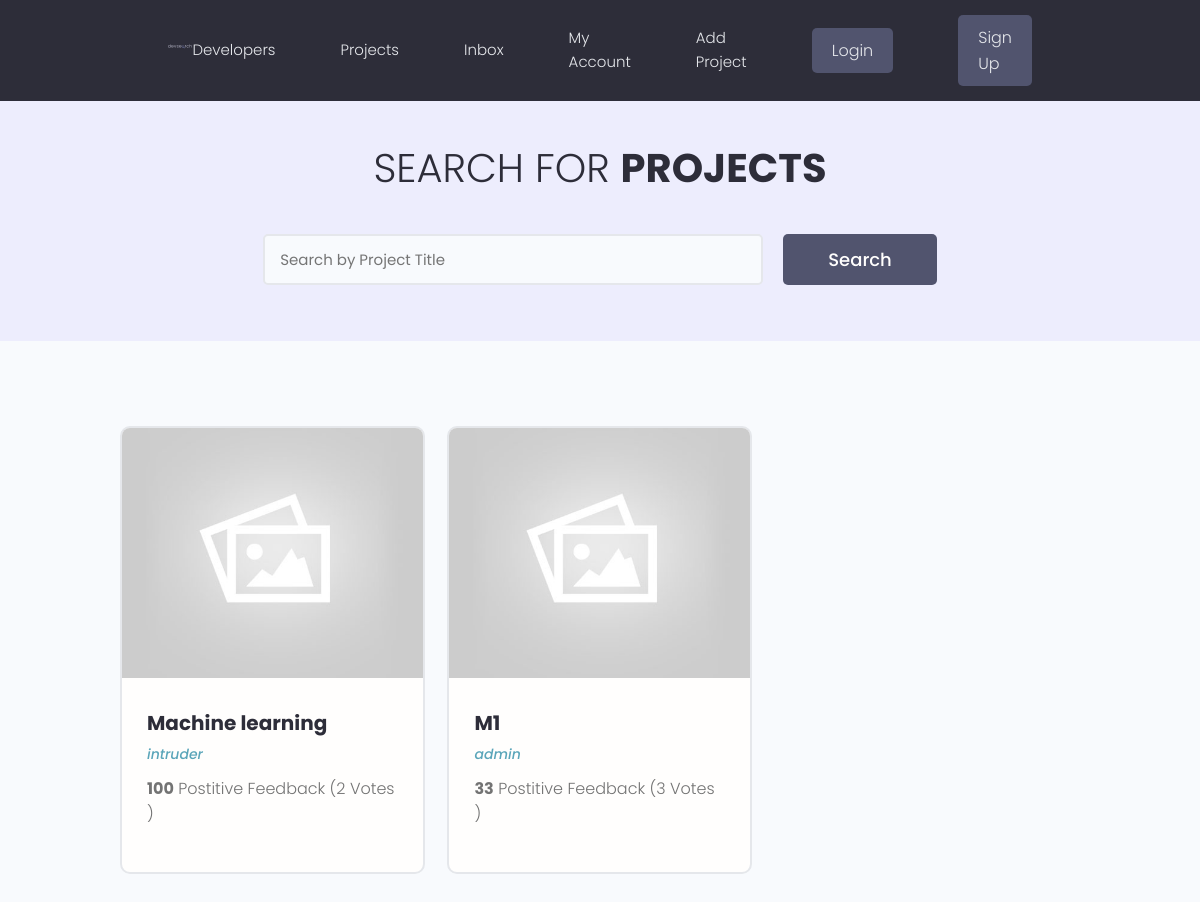
The page / on the database its author committed.
### projects/models.py (models this page shows, shortened)
class Project(models.Model):
    owner=models.ForeignKey(Account,null=True,blank=True,on_delete=models.SET_NULL)
    title = models.CharField(max_length=200)
    description = models.TextField(null=True, blank=True)
    featured_image = models.ImageField(
        null=True, blank=True, default="default.jpg")
    demo_link = models.CharField(max_length=2000, null=True, blank=True)
    source_link = models.CharField(max_length=2000, null=True, blank=True)
    tags = models.ManyToManyField('Tag', blank=True)                          #HERE "TAG " is used not Tag only as the other model defined is below it
    vote_total = models.IntegerField(default=0, null=True, blank=True)
    vote_ratio = models.IntegerField(default=0, null=True, blank=True)
    created = models.DateTimeField(auto_now_add=True)
    id = models.UUIDField(default=uuid.uuid4, unique=True,
                          primary_key=True, editable=False)
    class Meta:
        ordering=['-vote_ratio','-vote_total','title']

### Accounts/models.py (models this page shows, shortened)
class Account(AbstractBaseUser,PermissionsMixin):
    email=models.EmailField(verbose_name='email',max_length=60,unique=True)
    name=models.CharField(max_length=30,unique=False)
    last_login=models.DateTimeField(verbose_name='last login' ,auto_now=True)
    is_admin=models.BooleanField(default=False)
    is_active=models.BooleanField(default=True)
    is_staff=models.BooleanField(default=False)
    is_superuser=models.BooleanField(default=False)
    email_confirmed=models.BooleanField(default=False)
    phone=PhoneNumberField(null=True,blank=True,unique=False,validators=[phone_regex])
    created= models.DateTimeField(verbose_name='created', auto_now_add=True)
    location = models.CharField(max_length=200, blank=True, null=True)
    short_intro = models.CharField(max_length=200, blank=True, null=True)
    bio = models.TextField(blank=True, null=True)
    profile_image = models.ImageField(
        null=True, blank=True, upload_to='profiles/', default="profiles/user-default.png")
    social_github = models.CharField(max_length=200, blank=True, null=True)
    social_twitter = models.CharField(max_length=200, blank=True, null=True)
    social_linkedin = models.CharField(max_length=200, blank=True, null=True)
    social_youtube = models.CharField(max_length=200, blank=True, null=True)
    social_website = models.CharField(max_length=200, blank=True, null=True)
    id = models.UUIDField(default=uuid.uuid4, unique=True,
                          primary_key=True, editable=False)
    objects=MyaccountManager()
    USERNAME_FIELD='email'
    REQUIRED_FIELDS=["name"]
    def __str__(self):
        return str(f'  {self.name}  ')

### projects/views.py (the view)
# urls.py: path('',include('projects.urls')),
def projects(request):
    projects, search_query = searchProjects(request)
    context = {'projects': projects,
               'search_query': search_query}
    return render(request,'project.html',context)

### projects/utils.py (called while the page is built)
def searchProjects(request):
    search_query = ''
    if request.GET.get('search_query'):
        search_query = request.GET.get('search_query')
    tags = Tag.objects.filter(name__icontains=search_query)
    projects = Project.objects.distinct().filter(
        Q(title__icontains=search_query) |
        Q(description__icontains=search_query) |
        Q(owner__name__icontains=search_query) |
        Q(tags__in=tags)
    )
    return projects, search_query

### templates/project.html (shortened to what this page needs)
{% extends 'main.html' %}
{% block content%}
            <main class="projects">
                <section class="hero-section text-center">
                <div class="container container--narrow">
                    <div class="hero-section__box">
                    <h2>Search for <span>Projects</span></h2>
                    </div>
                    <div class="hero-section__search">
                    <form class="form" action="#" method="get">
                        <div class="form__field">
                        <input class="input input--text" id="formInput#search" type="text" name="search_query"  value="{{search_query}}"
                            placeholder="Search by Project Title" />
                        </div>
                        <input class="btn btn--sub btn--lg" type="submit" value="Search" />
                    </form>
                    </div>
                </div>
                </section>
                <section class="projectsList">
                <div class="container">
                    <div class="grid grid--three">
                    {% for project in projects%}
                    <div class="column">
                        <div class="card project">
                        <a href="{% url 'view-project' project.id %}" class="project">
                            <img class="project__thumbnail" src="{{project.featured_image.url }}"   alt="project thumbnail" />
                            <div class="card__body">
                            <h3 class="project__title">{{project.title}}</h3>
                            <p><a class="project__author" href="profile.html">{{project.owner}}</a></p>
                            <p class="project--rating">
                                <span style="font-weight: bold;">{{project.vote_ratio}}</span> Postitive
                                Feedback ({{project.vote_total}} Vote{{project.vote_total|pluralize:'s'}} )
                            </p>
                            </div>
                        </a>
                        </div>
                    </div>
                    {% endfor %}
                    </div>
                </div>
                </section>
            </main>
{%  endblock content%}

### static/styles/app.css (style rules this page uses)
:root { --color-sub: #2d2d39; }
.btn--sub { background-color: var(--color-sub-light); }
.card { border: 2px solid var(--color-light); }
img { width: 100%; }
.hero-section { height: 40vh; display: flex; align-items: center; background-color: var(--color-sub); }
.hero-section__box { margin-bottom: 4rem; }
.hero-section__box > h2, .hero-section__box > h2 > span { font-size: 4rem; color: var(--color-light); line-height: 1.3; text-transform: uppercase; }
.hero-section__box > h2 { font-weight: 300; }
.hero-section__box > h2 > span { font-weight: 700; }
.hero-section__search > .form { display: flex; align-items: center; justify-content: center; gap: 2rem; }
.hero-section__search > .form input.input--text { width: 50rem; }
.project__author { font-size: 1.4rem; font-style: italic; }
.project--rating { margin-bottom: 1.6em; margin-top: .5em; }
.projects > .hero-section { background: var(--color-sub-lighter); height: 30vh; }
.projects .hero-section__box { margin-bottom: 2.5rem; }
.projects .hero-section__box > h2 { color: var(--color-sub); }
.projects .hero-section__box > h2 > span { font-weight: 700; color: var(--color-sub); }
.projectsList { margin-top: 8rem; }
.project__thumbnail { height: 25rem; object-fit: cover; object-position: top center; }
.project__title { font-size: 2rem; font-weight: 700; color: var(--color-sub); }

### static/uikit/styles/modules/_variables.css (style rules this page uses)
:root { --color-main: #5aa5b9; --color-main-light: #e6faff; --color-sub: #3f4156; --color-sub-light: #51546e; --color-sub-lighter: #ededfd; --color-text: #737373; --color-gray: #8b8b8b; --color-light: #e5e7eb; --color-light-gray: #767676; --color-bg: #f8fafd; --color-white: #fffefd; --color-white-light: #f3f3f3; --color-success: #359e64; --color-success-bg: #def8e8; --color-error: #fc4b0b; --color-error-bg: #fff2ee; --font-base: 'Poppins', arial, helvetica, 'Segoe UI', roboto, ubuntu, sans-serif; --font-monospace: 'Fira Code', 'Courier New', courier, monospace; --font-regular: 300; --font-medium: 500; --font-bold: 700; --generic-shadow: 1px 1px 5px #00000010; --generic-transition: all 0.3s ease-in-out; }

### static/uikit/styles/modules/_base.css (style rules this page uses)
* { margin: 0; padding: 0; box-sizing: border-box; text-rendering: optimizeLegibility; color: inherit; font-size: inherit; }
html { font-size: 50%; }
@media only screen and (min-width: 480px) { html { font-size: 56.25%; } }
@media only screen and (min-width: 1200px) { html { font-size: 62.5%; } }
body { line-height: 1.6; font-weight: 400; font-size: 1.5rem; color: var(--color-text); background-color: var(--color-bg); min-height: 100vh; }

### static/uikit/styles/modules/_typography.css (style rules this page uses)
* { font-family: var(--font-base); }
h2 { font-size: 3.6rem; font-weight: var(--font-bold); }
h3 { font-size: 3.2rem; font-weight: var(--font-medium); }
p, span, strong { font-size: 1.6rem; color: var(--color-text); font-weight: var(--font-regular); }
a { padding-bottom: 2px; text-decoration: none; display: inline-block; color: var(--color-main); font-weight: var(--font-medium); }

### static/uikit/styles/modules/_utilities.css (style rules this page uses)
.container { width: 92%; max-width: 165rem; margin: 0 auto; box-sizing: border-box; }
.container--narrow { width: 92%; max-width: 120rem; }
@media screen and (min-width: 1000px) { .container { width: 90%; } }
@media screen and (min-width: 1000px) { .container--narrow { width: 85%; } }
@media screen and (min-width: 1200px) { .container { width: 80%; } }
@media screen and (min-width: 1200px) { .container--narrow { width: 72%; } }
.text-center { text-align: center; }

### static/uikit/styles/modules/_button.css (style rules this page uses)
.btn { display: inline-block; position: relative; cursor: pointer; background-color: var(--color-light); font-weight: var(--font-medium); color: var(--color-sub); text-decoration: none; padding: 1rem 2rem; border-radius: 0.5rem; border: none; width: -webkit-fit-content; width: -moz-fit-content; width: fit-content; height: -webkit-fit-content; height: -moz-fit-content; height: fit-content; font-size: 1.6rem; outline-width: 0; outline-color: transparent; -webkit-backface-visibility: hidden; backface-visibility: hidden; transition: all 0.3s ease-in-out; }
.btn--sub { background-color: var(--color-sub); color: var(--color-white); }
.btn--lg { font-size: 1.8rem; padding: 1.2rem 4.5rem; }

### static/uikit/styles/modules/_card.css (style rules this page uses)
.card { border-radius: 1rem; background-color: var(--color-white); border: 1.5px solid var(--color-light); width: auto; height: auto; margin-top: 0.5rem; margin-bottom: 0.5rem; overflow: hidden; }
.card__body, .card__header { padding: 2rem 2.5rem; }

### rows shown on the page
Project: featured_image (placeholder picture), title "Machine learning", owner "intruder", vote_ratio "100", vote_total "2"
Project: featured_image (placeholder picture), title "M1", owner "admin", vote_ratio "33", vote_total "3"
